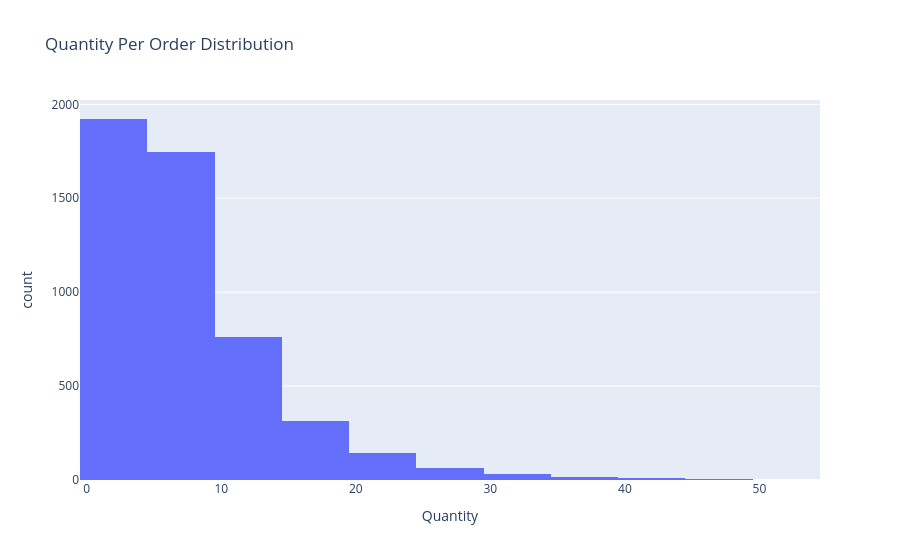

The notebook cell saved with this chart:
### Markdown cell above
## Quantity per Order Distribution

### Code cell
new_df = df[['Order ID','Quantity']]

# sum all items per order
order_dist = new_df.groupby('Order ID')['Quantity'].sum().reset_index()
fig = px.histogram(order_dist,
x ='Quantity',
title = "Quantity Per Order Distribution",
nbins = 25
)
fig.show()

### Figure 1 — Plotly figure (JSON) as saved in the notebook; plotly's stock layout.template omitted (floating-point values rounded to 4 significant figures; data arrays with more than 128 entries replaced by an {"elided": "..."} marker saying what was removed)
{"data": [{"bingroup": "x", "hovertemplate": "Quantity=%{x}<br>count=%{y}<extra></extra>", "legendgroup": "", "marker": {"color": "#636efa", "pattern": {"shape": ""}}, "name": "", "nbinsx": 25, "orientation": "v", "showlegend": false, "type": "histogram", "x": {"elided": "5009 int values"}, "xaxis": "x", "yaxis": "y"}], "layout": {"barmode": "relative", "legend": {"tracegroupgap": 0}, "title": {"text": "Quantity Per Order Distribution"}, "xaxis": {"anchor": "y", "domain": [0, 1], "title": {"text": "Quantity"}}, "yaxis": {"anchor": "x", "domain": [0, 1], "title": {"text": "count"}}}}
